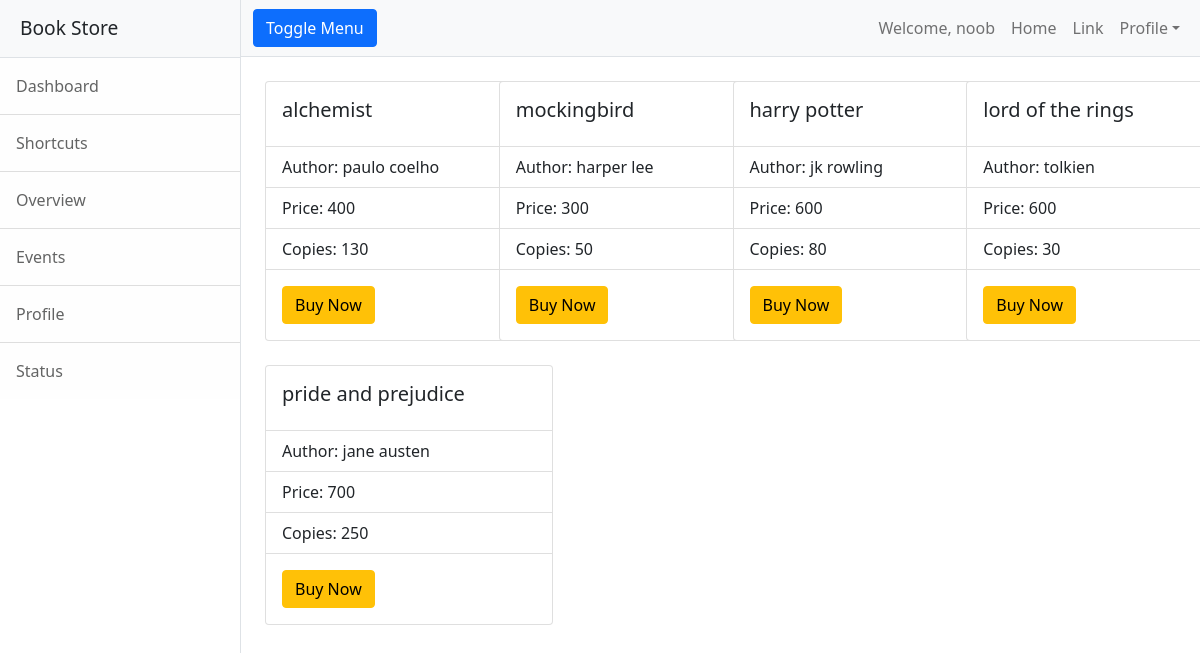
The app's page /customer/userhome (signed in) with its own data.
### owner/models.py (models this page shows, shortened)
class Book(models.Model):
    book_name = models.CharField(max_length=255, unique=True)
    author = models.CharField(max_length=255)
    price = models.PositiveIntegerField()
    copies = models.PositiveIntegerField()
    image = models.ImageField(upload_to='images', null=True)

### customer/views.py (the view)
# urls.py: path('userhome', views.user_home, name='userhome'),
def user_home(request):
    books = models.Book.objects.all()
    return render(request, 'user_home.html', context= {'books': books})

### customer/templates/user_home.html (shortened to what this page needs)
<!DOCTYPE html>
{% extends 'simple.html' %}
{% load static %}
{% block content %}
<div class="container">
    <div class="row">
        {% for book in books %}
        <div class="col-3"><br>
            <div class="card" style="width: 18rem;">
                <div class="card-body">
                    <h5 class="card-title">{{ book.book_name }}</h5>
                </div>
                <ul class="list-group list-group-flush">
                    <li class="list-group-item">Author: {{ book.author }}</li>
                    <li class="list-group-item">Price: {{ book.price }}</li>
                    <li class="list-group-item">Copies: {{ book.copies }}</li>
                </ul>
                <div class="card-body">
                    <a href="{% url 'ordercreate' book.id %}" class="btn btn-warning">Buy Now</a>
                </div>
            </div>
        </div>
        {% endfor %}
    </div>
</div>
{% endblock %}

### customer/templates/simple.html (shortened to what this page needs)
<!DOCTYPE html>
{% load static %}
<html lang="en">
    <head>
        <link href="{% static 'simple/css/styles.css' %}" rel="stylesheet" />
    </head>
    <body>
        <div class="d-flex" id="wrapper">
            <div class="border-end bg-white" id="sidebar-wrapper">
                <div class="sidebar-heading border-bottom bg-light">Book Store</div>
                <div class="list-group list-group-flush">
                    <a class="list-group-item list-group-item-action list-group-item-light p-3" href="#!">Dashboard</a>
                    <a class="list-group-item list-group-item-action list-group-item-light p-3" href="#!">Shortcuts</a>
                    <a class="list-group-item list-group-item-action list-group-item-light p-3" href="#!">Overview</a>
                    <a class="list-group-item list-group-item-action list-group-item-light p-3" href="#!">Events</a>
                    <a class="list-group-item list-group-item-action list-group-item-light p-3" href="#!">Profile</a>
                    <a class="list-group-item list-group-item-action list-group-item-light p-3" href="#!">Status</a>
                </div>
            </div>
            <div id="page-content-wrapper">
                <nav class="navbar navbar-expand-lg navbar-light bg-light border-bottom">
                    <div class="container-fluid">
                        <button class="btn btn-primary" id="sidebarToggle">Toggle Menu</button>
                        <div class="collapse navbar-collapse" id="navbarSupportedContent">
                            <ul class="navbar-nav ms-auto mt-2 mt-lg-0">
                                <li class="nav-item"><a class="nav-link" href="#!">Welcome, {{ request.user.username }}</a></li>
                                <li class="nav-item active"><a class="nav-link" href="{% url 'userhome' %}">Home</a></li>
                                <li class="nav-item"><a class="nav-link" href="#!">Link</a></li>
                                <li class="nav-item dropdown">
                                    <a class="nav-link dropdown-toggle" id="navbarDropdown" href="#" role="button" data-bs-toggle="dropdown" aria-haspopup="true" aria-expanded="false">Profile</a>
                                </li>
                            </ul>
                        </div>
                    </div>
                </nav>
                <div class="container-fluid">
                    {% block content %}
                    {% endblock %}
                </div>
            </div>
        </div>
    </body>
</html>

### records on screen
Book: book_name "alchemist", author "paulo coelho", price "400", copies "130"
Book: book_name "mockingbird", author "harper lee", price "300", copies "50"
Book: book_name "harry potter", author "jk rowling", price "600", copies "80"
Book: book_name "lord of the rings", author "tolkien", price "600", copies "30"
Book: book_name "pride and prejudice", author "jane austen", price "700", copies "250"

### other values on screen
{{ request.user.username }} "noob"
